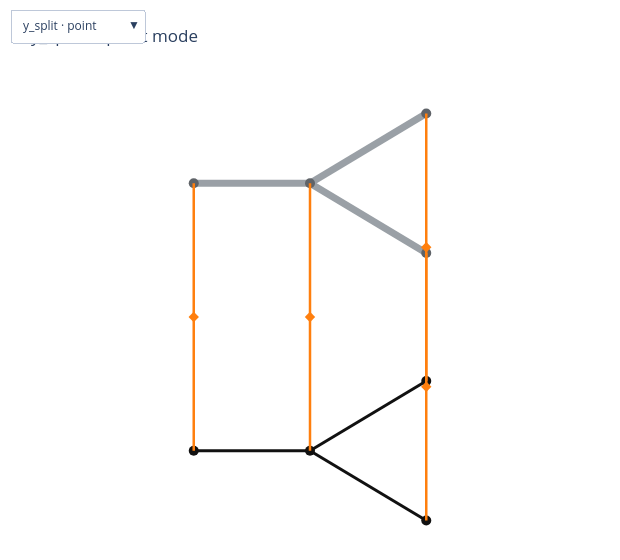

Notebook source saved alongside this figure:
### Markdown cell above
## 1. Interactive explorer

**Hover** for node ids and matched pairs, **drag** to zoom (double-click to reset), and use the **dropdown** to switch scenario × mode. Segment mode shows the arc→arc match (orange joins arc **midpoints**); it is validated on `L(A)`/`L(B)`, so no phantom crosses.

### Code cell
explorer()

### Figure 1 — Plotly figure (JSON) as saved in the notebook; plotly's stock layout.template omitted (floating-point values rounded to 4 significant figures)
{"data": [{"hoverinfo": "skip", "line": {"color": "#9aa0a6", "width": 7}, "mode": "lines", "showlegend": false, "type": "scatter", "visible": false, "x": [0.0, 10.0, null, 10.0, 20.0, null], "y": [11.0, 11.0, null, 11.0, 11.0, null]}, {"hovertemplate": "target %{text}<extra></extra>", "marker": {"color": "#5f6368", "size": 10}, "mode": "markers", "showlegend": false, "text": ["B · b0", "B · b1", "B · b2"], "type": "scatter", "visible": false, "x": [0.0, 10.0, 20.0], "y": [11.0, 11.0, 11.0]}, {"hoverinfo": "skip", "line": {"color": "#111111", "width": 3}, "mode": "lines", "showlegend": false, "type": "scatter", "visible": false, "x": [0.0, 10.0, null, 10.0, 20.0, null], "y": [0.0, 0.0, null, 0.0, 0.0, null]}, {"hovertemplate": "source %{text}<extra></extra>", "marker": {"color": "#111111", "size": 10}, "mode": "markers", "showlegend": false, "text": ["A · 0", "A · 1", "A · 2"], "type": "scatter", "visible": false, "x": [0.0, 10.0, 20.0], "y": [0.0, 0.0, 0.0]}, {"hoverinfo": "skip", "line": {"color": "#ff7f0e", "width": 2.5}, "mode": "lines", "showlegend": false, "type": "scatter", "visible": false, "x": [0.0, 0.0, null, 10.0, 10.0, null, 20.0, 20.0, null], "y": [0.0, 11.0, null, 0.0, 11.0, null, 0.0, 11.0, null]}, {"hovertemplate": "match %{text}<extra></extra>", "marker": {"color": "#ff7f0e", "size": 8, "symbol": "diamond"}, "mode": "markers", "showlegend": false, "text": ["0 → b0", "1 → b1", "2 → b2"], "type": "scatter", "visible": false, "x": [0.0, 10.0, 20.0], "y": [5.5, 5.5, 5.5]}, {"hoverinfo": "skip", "line": {"color": "#9aa0a6", "width": 7}, "mode": "lines", "showlegend": false, "type": "scatter", "visible": true, "x": [0.0, 10.0, null, 10.0, 20.0, null, 10.0, 20.0, null], "y": [23.0, 23.0, null, 23.0, 29.0, null, 23.0, 17.0, null]}, {"hovertemplate": "target %{text}<extra></extra>", "marker": {"color": "#5f6368", "size": 10}, "mode": "markers", "showlegend": false, "text": ["B · s", "B · j", "B · u", "B · d"], "type": "scatter", "visible": true, "x": [0.0, 10.0, 20.0, 20.0], "y": [23.0, 23.0, 29.0, 17.0]}, {"hoverinfo": "skip", "line": {"color": "#111111", "width": 3}, "mode": "lines", "showlegend": false, "type": "scatter", "visible": true, "x": [0.0, 10.0, null, 10.0, 20.0, null, 10.0, 20.0, null], "y": [0.0, 0.0, null, 0.0, 6.0, null, 0.0, -6.0, null]}, {"hovertemplate": "source %{text}<extra></extra>", "marker": {"color": "#111111", "size": 10}, "mode": "markers", "showlegend": false, "text": ["A · 0", "A · 1", "A · 2", "A · 3"], "type": "scatter", "visible": true, "x": [0.0, 10.0, 20.0, 20.0], "y": [0.0, 0.0, 6.0, -6.0]}, {"hoverinfo": "skip", "line": {"color": "#ff7f0e", "width": 2.5}, "mode": "lines", "showlegend": false, "type": "scatter", "visible": true, "x": [0.0, 0.0, null, 10.0, 10.0, null, 20.0, 20.0, null, 20.0, 20.0, null], "y": [0.0, 23.0, null, 0.0, 23.0, null, 6.0, 29.0, null, -6.0, 17.0, null]}, {"hovertemplate": "match %{text}<extra></extra>", "marker": {"color": "#ff7f0e", "size": 8, "symbol": "diamond"}, "mode": "markers", "showlegend": false, "text": ["0 → s", "1 → j", "2 → u", "3 → d"], "type": "scatter", "visible": true, "x": [0.0, 10.0, 20.0, 20.0], "y": [11.5, 11.5, 17.5, 5.5]}, {"hoverinfo": "skip", "line": {"color": "#9aa0a6", "width": 7}, "mode": "lines", "showlegend": false, "type": "scatter", "visible": false, "x": [0.0, 10.0, null, 0.0, 10.0, null, 10.0, 20.0, null], "y": [29.0, 23.0, null, 17.0, 23.0, null, 23.0, 23.0, null]}, {"hovertemplate": "target %{text}<extra></extra>", "marker": {"color": "#5f6368", "size": 10}, "mode": "markers", "showlegend": false, "text": ["B · a", "B · b", "B · m", "B · o"], "type": "scatter", "visible": false, "x": [0.0, 0.0, 10.0, 20.0], "y": [29.0, 17.0, 23.0, 23.0]}, {"hoverinfo": "skip", "line": {"color": "#111111", "width": 3}, "mode": "lines", "showlegend": false, "type": "scatter", "visible": false, "x": [0.0, 10.0, null, 0.0, 10.0, null, 10.0, 20.0, null], "y": [6.0, 0.0, null, -6.0, 0.0, null, 0.0, 0.0, null]}, {"hovertemplate": "source %{text}<extra></extra>", "marker": {"color": "#111111", "size": 10}, "mode": "markers", "showlegend": false, "text": ["A · 0", "A · 1", "A · 2", "A · 3"], "type": "scatter", "visible": false, "x": [0.0, 0.0, 10.0, 20.0], "y": [6.0, -6.0, 0.0, 0.0]}, {"hoverinfo": "skip", "line": {"color": "#ff7f0e", "width": 2.5}, "mode": "lines", "showlegend": false, "type": "scatter", "visible": false, "x": [0.0, 0.0, null, 0.0, 0.0, null, 10.0, 10.0, null, 20.0, 20.0, null], "y": [6.0, 29.0, null, -6.0, 17.0, null, 0.0, 23.0, null, 0.0, 23.0, null]}, {"hovertemplate": "match %{text}<extra></extra>", "marker": {"color": "#ff7f0e", "size": 8, "symbol": "diamond"}, "mode": "markers", "showlegend": false, "text": ["0 → a", "1 → b", "2 → m", "3 → o"], "type": "scatter", "visible": false, "x": [0.0, 0.0, 10.0, 20.0], "y": [17.5, 5.5, 11.5, 11.5]}, {"hoverinfo": "skip", "line": {"color": "#9aa0a6", "width": 7}, "mode": "lines", "showlegend": false, "type": "scatter", "visible": false, "x": [0.0, 10.0, null, 10.0, 20.0, null], "y": [11.0, 11.0, null, 11.0, 11.0, null]}, {"hovertemplate": "target %{text}<extra></extra>", "marker": {"color": "#5f6368", "size": 10}, "mode": "markers", "showlegend": false, "text": ["B · b0", "B · b1", "B · b2"], "type": "scatter", "visible": false, "x": [0.0, 10.0, 20.0], "y": [11.0, 11.0, 11.0]}, {"hoverinfo": "skip", "line": {"color": "#111111", "width": 3}, "mode": "lines", "showlegend": false, "type": "scatter", "visible": false, "x": [0.0, 10.0, null, 10.0, 20.0, null], "y": [0.0, 0.0, null, 0.0, 0.0, null]}, {"hovertemplate": "source %{text}<extra></extra>", "marker": {"color": "#111111", "size": 10}, "mode": "markers", "showlegend": false, "text": ["A · 0", "A · 1", "A · 2"], "type": "scatter", "visible": false, "x": [0.0, 10.0, 20.0], "y": [0.0, 0.0, 0.0]}, {"hoverinfo": "skip", "line": {"color": "#ff7f0e", "width": 2.5}, "mode": "lines", "showlegend": false, "type": "scatter", "visible": false, "x": [5.0, 5.0, null, 15.0, 15.0, null], "y": [0.0, 11.0, null, 0.0, 11.0, null]}, {"hovertemplate": "match %{text}<extra></extra>", "marker": {"color": "#ff7f0e", "size": 8, "symbol": "diamond"}, "mode": "markers", "showlegend": false, "text": ["(0, 1) → ('b0', 'b1')", "(1, 2) → ('b1', 'b2')"], "type": "scatter", "visible": false, "x": [5.0, 15.0], "y": [5.5, 5.5]}, {"hoverinfo": "skip", "line": {"color": "#9aa0a6", "width": 7}, "mode": "lines", "showlegend": false, "type": "scatter", "visible": false, "x": [0.0, 10.0, null, 10.0, 20.0, null, 10.0, 20.0, null], "y": [23.0, 23.0, null, 23.0, 29.0, null, 23.0, 17.0, null]}, {"hovertemplate": "target %{text}<extra></extra>", "marker": {"color": "#5f6368", "size": 10}, "mode": "markers", "showlegend": false, "text": ["B · s", "B · j", "B · u", "B · d"], "type": "scatter", "visible": false, "x": [0.0, 10.0, 20.0, 20.0], "y": [23.0, 23.0, 29.0, 17.0]}, {"hoverinfo": "skip", "line": {"color": "#111111", "width": 3}, "mode": "lines", "showlegend": false, "type": "scatter", "visible": false, "x": [0.0, 10.0, null, 10.0, 20.0, null, 10.0, 20.0, null], "y": [0.0, 0.0, null, 0.0, 6.0, null, 0.0, -6.0, null]}, {"hovertemplate": "source %{text}<extra></extra>", "marker": {"color": "#111111", "size": 10}, "mode": "markers", "showlegend": false, "text": ["A · 0", "A · 1", "A · 2", "A · 3"], "type": "scatter", "visible": false, "x": [0.0, 10.0, 20.0, 20.0], "y": [0.0, 0.0, 6.0, -6.0]}, {"hoverinfo": "skip", "line": {"color": "#ff7f0e", "width": 2.5}, "mode": "lines", "showlegend": false, "type": "scatter", "visible": false, "x": [5.0, 5.0, null, 15.0, 15.0, null, 15.0, 15.0, null], "y": [0.0, 23.0, null, 3.0, 26.0, null, -3.0, 20.0, null]}, {"hovertemplate": "match %{text}<extra></extra>", "marker": {"color": "#ff7f0e", "size": 8, "symbol": "diamond"}, "mode": "markers", "showlegend": false, "text": ["(0, 1) → ('s', 'j')", "(1, 2) → ('j', 'u')", "(1, 3) → ('j', 'd')"], "type": "scatter", "visible": false, "x": [5.0, 15.0, 15.0], "y": [11.5, 14.5, 8.5]}, {"hoverinfo": "skip", "line": {"color": "#9aa0a6", "width": 7}, "mode": "lines", "showlegend": false, "type": "scatter", "visible": false, "x": [0.0, 10.0, null, 0.0, 10.0, null, 10.0, 20.0, null], "y": [29.0, 23.0, null, 17.0, 23.0, null, 23.0, 23.0, null]}, {"hovertemplate": "target %{text}<extra></extra>", "marker": {"color": "#5f6368", "size": 10}, "mode": "markers", "showlegend": false, "text": ["B · a", "B · b", "B · m", "B · o"], "type": "scatter", "visible": false, "x": [0.0, 0.0, 10.0, 20.0], "y": [29.0, 17.0, 23.0, 23.0]}, {"hoverinfo": "skip", "line": {"color": "#111111", "width": 3}, "mode": "lines", "showlegend": false, "type": "scatter", "visible": false, "x": [0.0, 10.0, null, 0.0, 10.0, null, 10.0, 20.0, null], "y": [6.0, 0.0, null, -6.0, 0.0, null, 0.0, 0.0, null]}, {"hovertemplate": "source %{text}<extra></extra>", "marker": {"color": "#111111", "size": 10}, "mode": "markers", "showlegend": false, "text": ["A · 0", "A · 1", "A · 2", "A · 3"], "type": "scatter", "visible": false, "x": [0.0, 0.0, 10.0, 20.0], "y": [6.0, -6.0, 0.0, 0.0]}, {"hoverinfo": "skip", "line": {"color": "#ff7f0e", "width": 2.5}, "mode": "lines", "showlegend": false, "type": "scatter", "visible": false, "x": [5.0, 5.0, null, 15.0, 15.0, null, 5.0, 5.0, null], "y": [3.0, 26.0, null, 0.0, 23.0, null, -3.0, 20.0, null]}, {"hovertemplate": "match %{text}<extra></extra>", "marker": {"color": "#ff7f0e", "size": 8, "symbol": "diamond"}, "mode": "markers", "showlegend": false, "text": ["(0, 2) → ('a', 'm')", "(2, 3) → ('m', 'o')", "(1, 2) → ('b', 'm')"], "type": "scatter", "visible": false, "x": [5.0, 15.0, 5.0], "y": [14.5, 11.5, 8.5]}], "layout": {"height": 560, "margin": {"b": 10, "l": 10, "r": 10, "t": 80}, "plot_bgcolor": "white", "title": {"text": "y_split — point mode"}, "updatemenus": [{"active": 1, "buttons": [{"args": [{"visible": [true, true, true, true, true, true, false, false, false, false, false, false, false, false, false, false, false, false, false, false, false, false, false, false, false, false, false, false, false, false, false, false, false, false, false, false]}, {"title.text": "chain — point mode"}], "label": "chain · point", "method": "update"}, {"args": [{"visible": [false, false, false, false, false, false, true, true, true, true, true, true, false, false, false, false, false, false, false, false, false, false, false, false, false, false, false, false, false, false, false, false, false, false, false, false]}, {"title.text": "y_split — point mode"}], "label": "y_split · point", "method": "update"}, {"args": [{"visible": [false, false, false, false, false, false, false, false, false, false, false, false, true, true, true, true, true, true, false, false, false, false, false, false, false, false, false, false, false, false, false, false, false, false, false, false]}, {"title.text": "merge — point mode"}], "label": "merge · point", "method": "update"}, {"args": [{"visible": [false, false, false, false, false, false, false, false, false, false, false, false, false, false, false, false, false, false, true, true, true, true, true, true, false, false, false, false, false, false, false, false, false, false, false, false]}, {"title.text": "chain — segment mode"}], "label": "chain · segment", "method": "update"}, {"args": [{"visible": [false, false, false, false, false, false, false, false, false, false, false, false, false, false, false, false, false, false, false, false, false, false, false, false, true, true, true, true, true, true, false, false, false, false, false, false]}, {"title.text": "y_split — segment mode"}], "label": "y_split · segment", "method": "update"}, {"args": [{"visible": [false, false, false, false, false, false, false, false, false, false, false, false, false, false, false, false, false, false, false, false, false, false, false, false, false, false, false, false, false, false, true, true, true, true, true, true]}, {"title.text": "merge — segment mode"}], "label": "merge · segment", "method": "update"}], "showactive": true, "x": 0, "xanchor": "left", "y": 1.16, "yanchor": "top"}], "width": 620, "xaxis": {"visible": false}, "yaxis": {"scaleanchor": "x", "scaleratio": 1, "visible": false}}}
